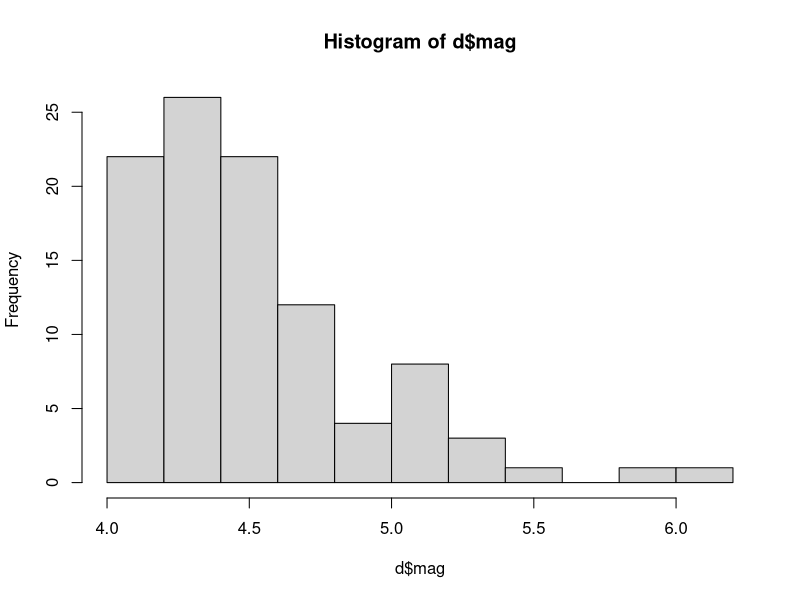
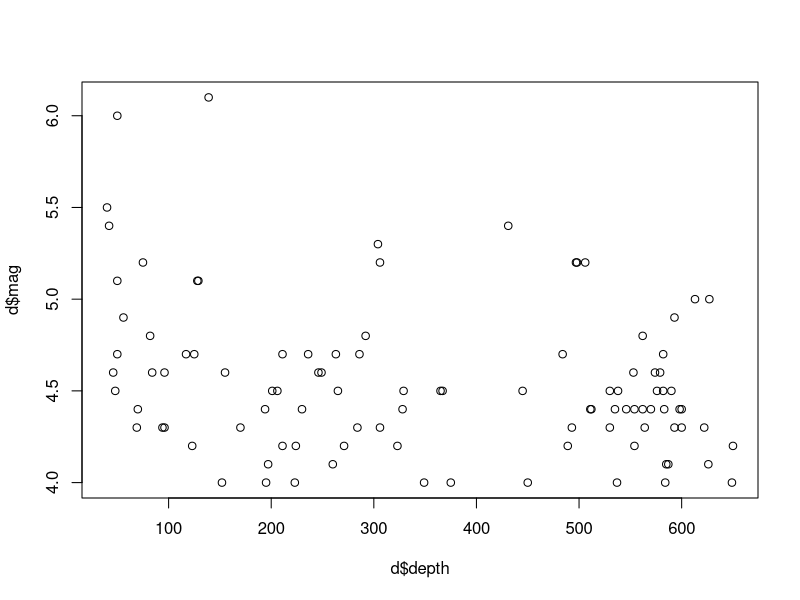
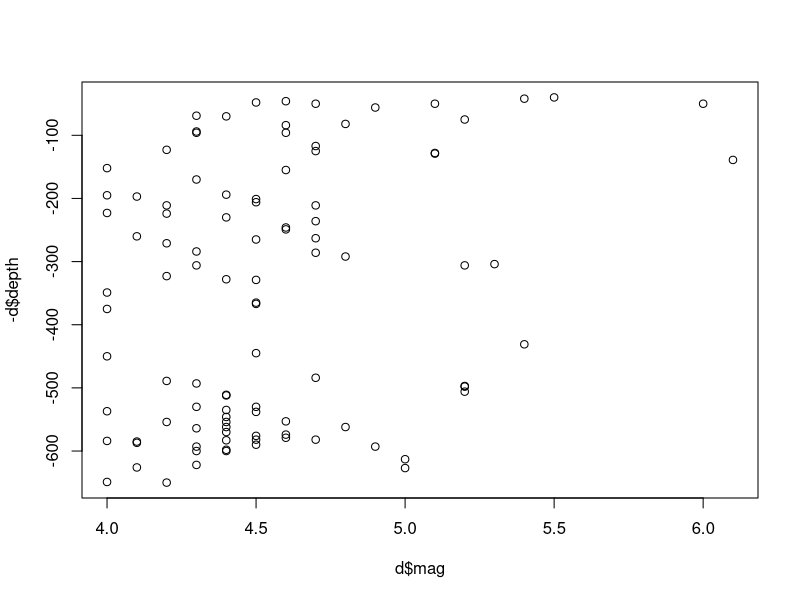

The R source for these figures, in order:
## ---- chunk 1
2+2
## ---- chunk 2
(1+4)*(3-2)
## ---- chunk 3
1000/7
## ---- chunk 4
sqrt(60)
## ---- chunk 5
pi^2
## ---- chunk 6
1000/.7
## ---- chunk 7
23.223 + 10.123
10.123 + 23.223
## ---- chunk 8
12.123 + (1.001-14.123)
(12.123 + 1.001)-14.123
## ---- chunk 9
10
100
1000
10000
100000
1000000
10000000
100000000
## ---- chunk 10
1/10
1/100
1/1000
1/10000
1/100000
1/1000000
## ---- chunk 11
d <- read.table("quakes.txt",header=TRUE)
## ---- chunk 12
hist(d$mag)
## ---- chunk 13
mean(d$mag)
median(d$mag)
## ---- chunk 14
plot(d$depth,d$mag)
## ---- chunk 15
plot(d$mag,-d$depth)
